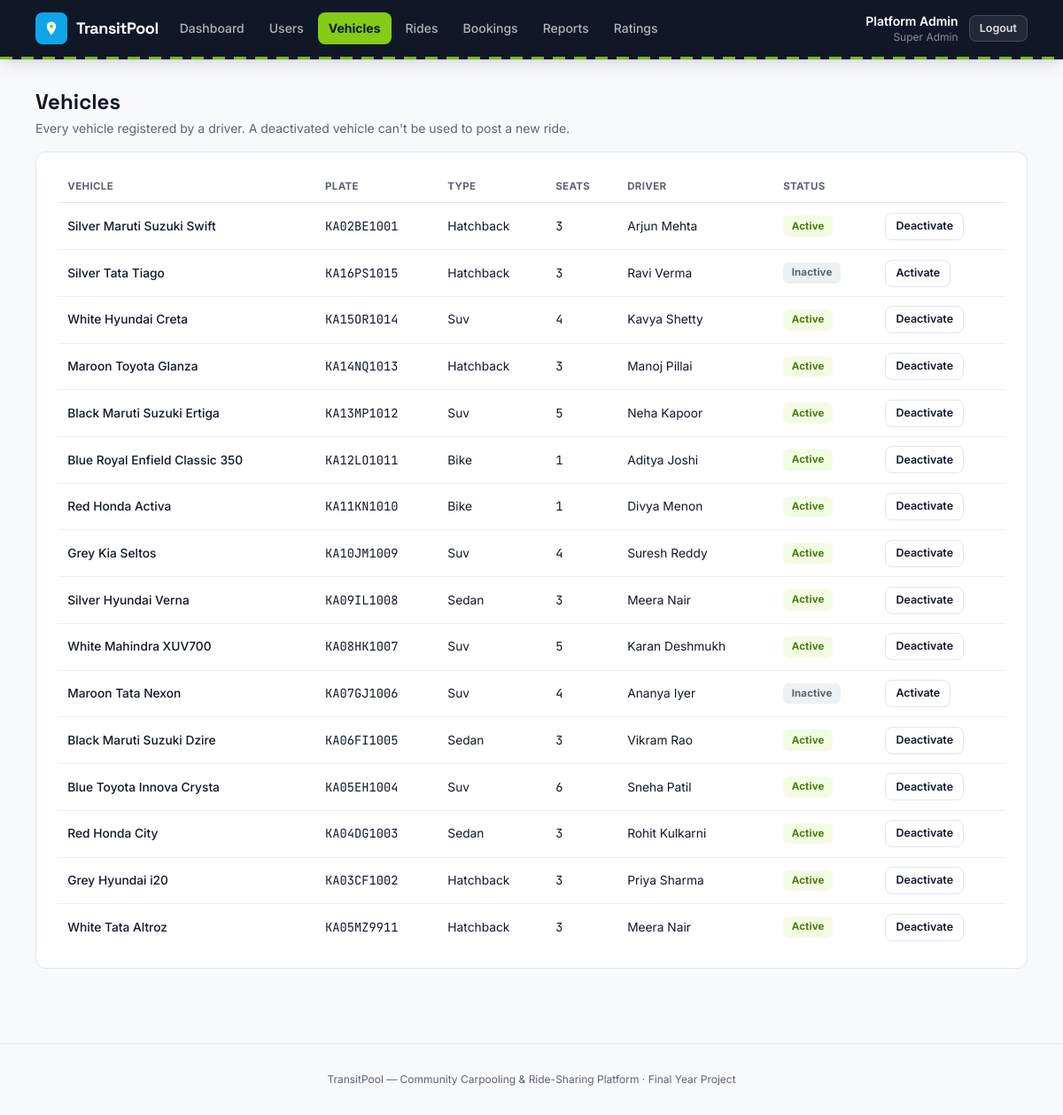
Page /index.php?route=admin/vehicles (signed in) on the committed database.
### tables this page shows
CREATE TABLE vehicles (
    id            INT UNSIGNED AUTO_INCREMENT PRIMARY KEY,
    driver_id     INT UNSIGNED NOT NULL,
    make          VARCHAR(60)  NOT NULL,
    model         VARCHAR(60)  NOT NULL,
    color         VARCHAR(30)  NOT NULL,
    plate_number  VARCHAR(20)  NOT NULL UNIQUE,
    vehicle_type  ENUM('hatchback','sedan','suv','bike') NOT NULL,
    total_seats   TINYINT UNSIGNED NOT NULL,
    status        ENUM('active','inactive') NOT NULL DEFAULT 'active',
    created_at    TIMESTAMP NOT NULL DEFAULT CURRENT_TIMESTAMP,
    CONSTRAINT fk_vehicles_driver FOREIGN KEY (driver_id) REFERENCES users(id) ON DELETE CASCADE,
    INDEX idx_vehicles_driver (driver_id)
);

CREATE TABLE users (
    id         INT UNSIGNED AUTO_INCREMENT PRIMARY KEY,
    name       VARCHAR(120)    NOT NULL,
    email      VARCHAR(150)    NOT NULL UNIQUE,
    phone      VARCHAR(20)     NOT NULL,
    password   VARCHAR(255)    NOT NULL,
    role       ENUM('super_admin','driver','rider') NOT NULL,
    status     ENUM('active','inactive') NOT NULL DEFAULT 'active',
    created_at TIMESTAMP NOT NULL DEFAULT CURRENT_TIMESTAMP
);

### app/controllers/AdminController.php (called while the page is built, shortened)
<?php
require_once __DIR__ . '/../models/Vehicle.php';
class AdminController
{
    public function vehicles(): void
    {
        $vehicles = Vehicle::all();
        require __DIR__ . '/../views/admin/vehicles.php';
    }
}

### public/index.php (called while the page is built, shortened)
<?php
require_once __DIR__ . '/../core/helpers.php';
require_once __DIR__ . '/../core/Database.php';
require_once __DIR__ . '/../app/models/Vehicle.php';
require_once __DIR__ . '/../app/controllers/AdminController.php';
$router = new Router();
$router->get('login', fn() => (new AuthController())->showLogin());
$router->post('login', fn() => (new AuthController())->login());
$router->get('register', fn() => (new AuthController())->showRegister());
$router->post('register', fn() => (new AuthController())->register());
$router->post('logout', fn() => (new AuthController())->logout());
$router->get('admin/dashboard', fn() => (new AdminController())->dashboard());
$router->get('admin/users', fn() => (new AdminController())->users());
$router->post('admin/users/status', fn() => (new AdminController())->userStatus());
$router->get('admin/vehicles', fn() => (new AdminController())->vehicles());
$router->post('admin/vehicles/status', fn() => (new AdminController())->vehicleStatus());
$router->get('admin/rides', fn() => (new AdminController())->rides());
$router->get('admin/rides/show', fn() => (new AdminController())->rideShow());
$router->post('admin/rides/cancel', fn() => (new AdminController())->rideCancel());
$router->get('admin/bookings', fn() => (new AdminController())->bookings());
$router->get('admin/ratings', fn() => (new AdminController())->ratings());
$router->get('admin/reports', fn() => (new AdminController())->reports());
$router->post('admin/reports/resolve', fn() => (new AdminController())->reportResolve());
$router->get('driver/dashboard', fn() => (new DriverController())->dashboard());
$router->get('driver/vehicles', fn() => (new DriverController())->vehicles());
$router->get('driver/vehicles/new', fn() => (new DriverController())->vehicleNew());
$router->post('driver/vehicles/store', fn() => (new DriverController())->vehicleStore());
$router->get('driver/vehicles/edit', fn() => (new DriverController())->vehicleEdit());
$router->post('driver/vehicles/update', fn() => (new DriverController())->vehicleUpdate());
$router->post('driver/vehicles/deactivate', fn() => (new DriverController())->vehicleDeactivate());
$router->post('driver/vehicles/activate', fn() => (new DriverController())->vehicleActivate());
$router->get('driver/rides', fn() => (new DriverController())->rides());
$router->get('driver/rides/new', fn() => (new DriverController())->rideNew());
$router->post('driver/rides/store', fn() => (new DriverController())->rideStore());
$router->get('driver/rides/edit', fn() => (new DriverController())->rideEdit());
$router->post('driver/rides/update', fn() => (new DriverController())->rideUpdate());
$router->post('driver/rides/cancel', fn() => (new DriverController())->rideCancel());
$router->post('driver/rides/start', fn() => (new DriverController())->rideStart());
$router->post('driver/rides/complete', fn() => (new DriverController())->rideComplete());
$router->get('driver/rides/roster', fn() => (new DriverController())->roster());
$router->get('driver/rides/rate', fn() => (new DriverController())->rateRiders());
$router->post('driver/ratings/store', fn() => (new DriverController())->rateRiderStore());
$router->get('driver/profile', fn() => (new DriverController())->profile());
$router->get('rider/dashboard', fn() => (new RiderController())->dashboard());
$router->get('rider/search', fn() => (new RiderController())->search());
$router->get('rider/rides/show', fn() => (new RiderController())->rideShow());
$router->post('rider/bookings/store', fn() => (new RiderController())->bookingStore());
$router->get('rider/bookings', fn() => (new RiderController())->bookings());
$router->post('rider/bookings/cancel', fn() => (new RiderController())->bookingCancel());
$router->get('rider/rides/rate', fn() => (new RiderController())->rateDriver());
$router->post('rider/ratings/store', fn() => (new RiderController())->rateDriverStore());
$router->get('rider/profile', fn() => (new RiderController())->profile());
$router->get('reports/new', fn() => (new ReportController())->newForm());
$router->post('reports/store', fn() => (new ReportController())->store());
$route = $_GET['route'] ?? '';
$router->dispatch($_SERVER['REQUEST_METHOD'], $route);

### core/Router.php (called while the page is built, shortened)
<?php
class Router
{
    private array $routes = ['GET' => [], 'POST' => []];
    public function get(string $route, callable $handler): void
    {
        $this->routes['GET'][$route] = $handler;
    }
    public function post(string $route, callable $handler): void
    {
        $this->routes['POST'][$route] = $handler;
    }
    public function dispatch(string $method, string $route): void
    {
        $handler = $this->routes[$method][$route] ?? null;
        try {
            $handler();
        } catch (Throwable $e) {
            error_log($e->getMessage());
            http_response_code(500);
            require __DIR__ . '/../app/views/errors/500.php';
        }
    }
}

### config/database.php (called while the page is built)
<?php
return [
    'host'     => '127.0.0.1',
    'port'     => 3306,
    'database' => 'carpooling_ride_sharing',
    'username' => 'root',
    'password' => '',
    'charset'  => 'utf8mb4',
];

### core/Database.php (called while the page is built)
<?php
class Database
{
    private static ?PDO $instance = null;
    public static function connect(): PDO
    {
        if (self::$instance === null) {
            $config = require __DIR__ . '/../config/database.php';
            $dsn = sprintf(
                'mysql:host=%s;port=%d;dbname=%s;charset=%s',
                $config['host'],
                $config['port'],
                $config['database'],
                $config['charset']
            );
            self::$instance = new PDO($dsn, $config['username'], $config['password'], [
                PDO::ATTR_ERRMODE            => PDO::ERRMODE_EXCEPTION,
                PDO::ATTR_DEFAULT_FETCH_MODE => PDO::FETCH_ASSOC,
                PDO::ATTR_EMULATE_PREPARES   => false,
            ]);
        }
        return self::$instance;
    }
}

### app/models/Vehicle.php (called while the page is built, shortened)
<?php
require_once __DIR__ . '/../../core/Database.php';
class Vehicle
{
    public static function all(): array
    {
        return Database::connect()->query(
            'SELECT v.*, u.name AS driver_name, u.email AS driver_email
             FROM vehicles v JOIN users u ON u.id = v.driver_id
             ORDER BY v.created_at DESC'
        )->fetchAll();
    }
}

### core/helpers.php (called while the page is built, shortened)
<?php
function e(?string $value): string
{
    return htmlspecialchars($value ?? '', ENT_QUOTES, 'UTF-8');
}
function status_badge_class(string $status): string
{
    return match ($status) {
        'active', 'confirmed', 'completed', 'resolved', 'scheduled' => 'badge-lime',
        'ongoing' => 'badge-sky',
        'inactive', 'cancelled', 'dismissed' => 'badge-slate',
        'open' => 'badge-amber',
        default => 'badge-slate',
    };
}

### app/views/admin/vehicles.php (the view, shortened to what this page needs)
<?php $pageTitle = 'Vehicles'; require __DIR__ . '/../partials/header.php'; require __DIR__ . '/../partials/navbar.php'; ?>
<main class="max-w-6xl mx-auto px-4 py-8">
    <div class="card-head">
        <div>
            <h1 class="font-display text-2xl font-bold">Vehicles</h1>
            <p class="text-slateink text-sm mt-1">Every vehicle registered by a driver. A deactivated vehicle can't be used to post a new ride.</p>
        </div>
    </div>
    <div class="card">
        <div class="table-scroll">
            <table class="data-table">
                <thead><tr><th>Vehicle</th><th>Plate</th><th>Type</th><th>Seats</th><th>Driver</th><th>Status</th><th></th></tr></thead>
                <tbody>
                <?php foreach ($vehicles as $v): ?>
                    <tr>
                        <td class="font-medium"><?= e($v['color']) ?> <?= e($v['make']) ?> <?= e($v['model']) ?></td>
                        <td class="font-mono-tab"><?= e($v['plate_number']) ?></td>
                        <td class="capitalize"><?= e($v['vehicle_type']) ?></td>
                        <td class="font-mono-tab"><?= (int)$v['total_seats'] ?></td>
                        <td><?= e($v['driver_name']) ?></td>
                        <td><span class="badge <?= status_badge_class($v['status']) ?>"><?= e(ucfirst($v['status'])) ?></span></td>
                        <td>
                            <form method="POST" action="/index.php?route=admin/vehicles/status" class="inline">
                                <button type="submit" class="btn-secondary btn-sm">
                                    <?= $v['status'] === 'active' ? 'Deactivate' : 'Activate' ?>
                                </button>
                            </form>
                        </td>
                    </tr>
                <?php endforeach; ?>
                </tbody>
            </table>
        </div>
    </div>
</main>
<?php require __DIR__ . '/../partials/footer.php'; ?>

### public/assets/css/style.css (style rules this page uses)
* { box-sizing: border-box; }
h1, h2, h3, h4, .font-display { font-family: 'Space Grotesk', 'Inter', sans-serif; }
.font-mono-tab { font-family: 'JetBrains Mono', monospace; font-variant-numeric: tabular-nums; }
.card { background: #fff; border: 1px solid var(--line, #E1E7EE); border-radius: 12px; padding: 1.25rem 1.5rem; margin-bottom: 1.25rem; }
.card-head { display: flex; align-items: center; justify-content: space-between; gap: 1rem; margin-bottom: 1rem; flex-wrap: wrap; }
.btn-secondary { background: #fff; color: #101828; border: 1px solid #E1E7EE; border-radius: 8px; padding: 0.55rem 1.15rem; font-weight: 600; font-size: 0.88rem; display: inline-flex; align-items: center; justify-content: center; gap: .4rem; cursor: pointer; }
.btn-sm { padding: 0.32rem 0.7rem; font-size: 0.78rem; }
.badge { display:inline-flex; align-items:center; padding: 0.2rem 0.6rem; border-radius: 6px; font-size: 0.72rem; font-weight: 700; letter-spacing: 0.01em; }
.badge-lime { background: #F2FCE3; color: #4D7C0F; }
.badge-slate { background: #EEF1F4; color: #5B6472; }
.table-scroll { overflow-x: auto; }
.data-table { width: 100%; border-collapse: collapse; font-size: 0.86rem; }
.data-table th { text-align: left; padding: 0.6rem 0.7rem; color: #5B6472; font-weight: 700; font-size: 0.72rem; text-transform: uppercase; letter-spacing: 0.03em; border-bottom: 1px solid #E1E7EE; }
.data-table td { padding: 0.65rem 0.7rem; border-bottom: 1px solid #EEF1F4; vertical-align: middle; }
.data-table tr:last-child td { border-bottom: none; }

### rows in the picture
vehicles: color "Silver", make "Maruti Suzuki", model "Swift", plate_number "KA02BE1001", vehicle_type "Hatchback", total_seats "3", driver.name "Arjun Mehta", status "Active", shows "Deactivate"
vehicles: color "Silver", make "Tata", model "Tiago", plate_number "KA16PS1015", vehicle_type "Hatchback", total_seats "3", driver.name "Ravi Verma", status "Inactive", shows "Activate"
vehicles: color "White", make "Hyundai", model "Creta", plate_number "KA15OR1014", vehicle_type "Suv", total_seats "4", driver.name "Kavya Shetty", status "Active", shows "Deactivate"
vehicles: color "Maroon", make "Toyota", model "Glanza", plate_number "KA14NQ1013", vehicle_type "Hatchback", total_seats "3", driver.name "Manoj Pillai", status "Active", shows "Deactivate"
vehicles: color "Black", make "Maruti Suzuki", model "Ertiga", plate_number "KA13MP1012", vehicle_type "Suv", total_seats "5", driver.name "Neha Kapoor", status "Active", shows "Deactivate"
vehicles: color "Blue", make "Royal Enfield", model "Classic 350", plate_number "KA12LO1011", vehicle_type "Bike", total_seats "1", driver.name "Aditya Joshi", status "Active", shows "Deactivate"
vehicles: color "Red", make "Honda", model "Activa", plate_number "KA11KN1010", vehicle_type "Bike", total_seats "1", driver.name "Divya Menon", status "Active", shows "Deactivate"
vehicles: color "Grey", make "Kia", model "Seltos", plate_number "KA10JM1009", vehicle_type "Suv", total_seats "4", driver.name "Suresh Reddy", status "Active", shows "Deactivate"
vehicles: color "Silver", make "Hyundai", model "Verna", plate_number "KA09IL1008", vehicle_type "Sedan", total_seats "3", driver.name "Meera Nair", status "Active", shows "Deactivate"
vehicles: color "White", make "Mahindra", model "XUV700", plate_number "KA08HK1007", vehicle_type "Suv", total_seats "5", driver.name "Karan Deshmukh", status "Active", shows "Deactivate"
vehicles: color "Maroon", make "Tata", model "Nexon", plate_number "KA07GJ1006", vehicle_type "Suv", total_seats "4", driver.name "Ananya Iyer", status "Inactive", shows "Activate"
vehicles: color "Black", make "Maruti Suzuki", model "Dzire", plate_number "KA06FI1005", vehicle_type "Sedan", total_seats "3", driver.name "Vikram Rao", status "Active", shows "Deactivate"
vehicles: color "Blue", make "Toyota", model "Innova Crysta", plate_number "KA05EH1004", vehicle_type "Suv", total_seats "6", driver.name "Sneha Patil", status "Active", shows "Deactivate"
vehicles: color "Red", make "Honda", model "City", plate_number "KA04DG1003", vehicle_type "Sedan", total_seats "3", driver.name "Rohit Kulkarni", status "Active", shows "Deactivate"
vehicles: color "Grey", make "Hyundai", model "i20", plate_number "KA03CF1002", vehicle_type "Hatchback", total_seats "3", driver.name "Priya Sharma", status "Active", shows "Deactivate"
vehicles: color "White", make "Tata", model "Altroz", plate_number "KA05MZ9911", vehicle_type "Hatchback", total_seats "3", driver.name "Meera Nair", status "Active", shows "Deactivate"

### other values in the picture
$label "Dashboard"
$label "Users"
$label "Vehicles"
$label "Rides"
$label "Bookings"
$label "Reports"
$label "Ratings"
Auth::name() "Platform Admin"
str_replace('_', ' ', $role ?? '') "Super Admin"
